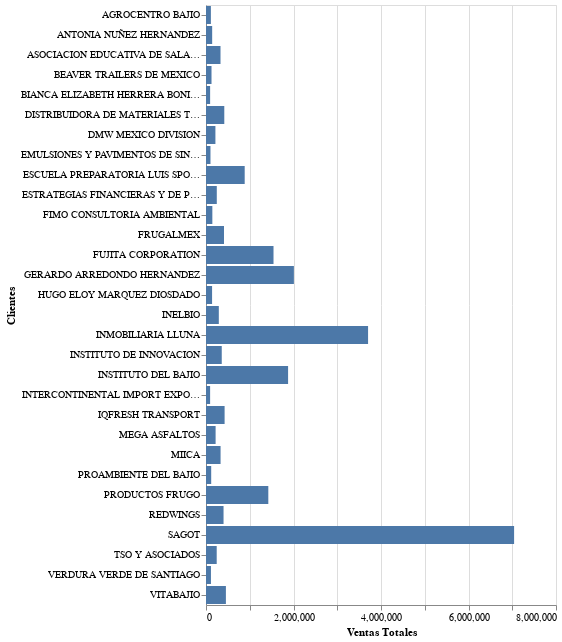

Notebook code cell kept with this figure:
### Markdown cell above
Se crea una grafica con altair sobre el grupo realizado anteriormente.

### Code cell
grafica_1 = alt.Chart(clientes_venta_sorting).encode(
    y = alt.X('Razón Social:O', title = "Clientes"),
    x = alt.Y('Total', title = "Ventas Totales")
).properties(
    width = 350
    
)
grafica_1.mark_bar() + grafica_1.mark_text(align =  'left', dx = 0)

### Figure 1 — Vega-Lite specification as saved in the notebook (floating-point values rounded to 4 significant figures)
{"config": {"view": {"continuousWidth": 300, "continuousHeight": 300}}, "layer": [{"mark": {"type": "bar"}, "encoding": {"x": {"field": "Total", "title": "Ventas Totales", "type": "quantitative"}, "y": {"field": "Razón Social", "title": "Clientes", "type": "ordinal"}}}, {"mark": {"type": "text", "align": "left", "dx": 0}, "encoding": {"x": {"field": "Total", "title": "Ventas Totales", "type": "quantitative"}, "y": {"field": "Razón Social", "title": "Clientes", "type": "ordinal"}}}], "data": {"name": "data-e17e9ea645872aef8ffdd1c61d325d3b"}, "width": 350, "$schema": "https://vega.github.io/schema/vega-lite/v5.15.1.json", "datasets": {"data-e17e9ea645872aef8ffdd1c61d325d3b": [{"Razón Social": "SAGOT", "Total": 7042000.0}, {"Razón Social": "INMOBILIARIA LLUNA", "Total": 3704000.0}, {"Razón Social": "GERARDO ARREDONDO HERNANDEZ", "Total": 2009000.0}, {"Razón Social": "INSTITUTO DEL BAJIO", "Total": 1876000.0}, {"Razón Social": "FUJITA CORPORATION", "Total": 1543000.0}, {"Razón Social": "PRODUCTOS FRUGO", "Total": 1424000.0}, {"Razón Social": "ESCUELA PREPARATORIA LUIS SPOTA", "Total": 884400.0}, {"Razón Social": "VITABAJIO", "Total": 454900.0}, {"Razón Social": "IQFRESH TRANSPORT", "Total": 425200.0}, {"Razón Social": "DISTRIBUIDORA DE MATERIALES TRIANGULO", "Total": 418000.0}, {"Razón Social": "FRUGALMEX", "Total": 411900.0}, {"Razón Social": "REDWINGS", "Total": 400900.0}, {"Razón Social": "INSTITUTO DE INNOVACION", "Total": 360000.0}, {"Razón Social": "MIICA", "Total": 333000.0}, {"Razón Social": "ASOCIACION EDUCATIVA DE SALAMANCA", "Total": 331600.0}, {"Razón Social": "INELBIO ", "Total": 292900.0}, {"Razón Social": "ESTRATEGIAS FINANCIERAS Y DE PROTECCION PATRIMONIAL UNIR", "Total": 246600.0}, {"Razón Social": "TSO Y ASOCIADOS", "Total": 244800.0}, {"Razón Social": "MEGA ASFALTOS", "Total": 219500.0}, {"Razón Social": "DMW MEXICO DIVISION", "Total": 215200.0}, {"Razón Social": "FIMO CONSULTORIA AMBIENTAL", "Total": 145100.0}, {"Razón Social": "ANTONIA NUÑEZ HERNANDEZ", "Total": 141100.0}, {"Razón Social": "HUGO ELOY MARQUEZ DIOSDADO", "Total": 139000.0}, {"Razón Social": "BEAVER TRAILERS DE MEXICO", "Total": 125900.0}, {"Razón Social": "PROAMBIENTE DEL BAJIO ", "Total": 118800.0}, {"Razón Social": "VERDURA VERDE DE SANTIAGO", "Total": 113000.0}, {"Razón Social": "AGROCENTRO BAJIO ", "Total": 111700.0}, {"Razón Social": "EMULSIONES Y PAVIMENTOS DE SINALOA ", "Total": 102300.0}, {"Razón Social": "BIANCA ELIZABETH HERRERA BONILLA", "Total": 94320.0}, {"Razón Social": "INTERCONTINENTAL IMPORT EXPORT ", "Total": 94160.0}]}}
